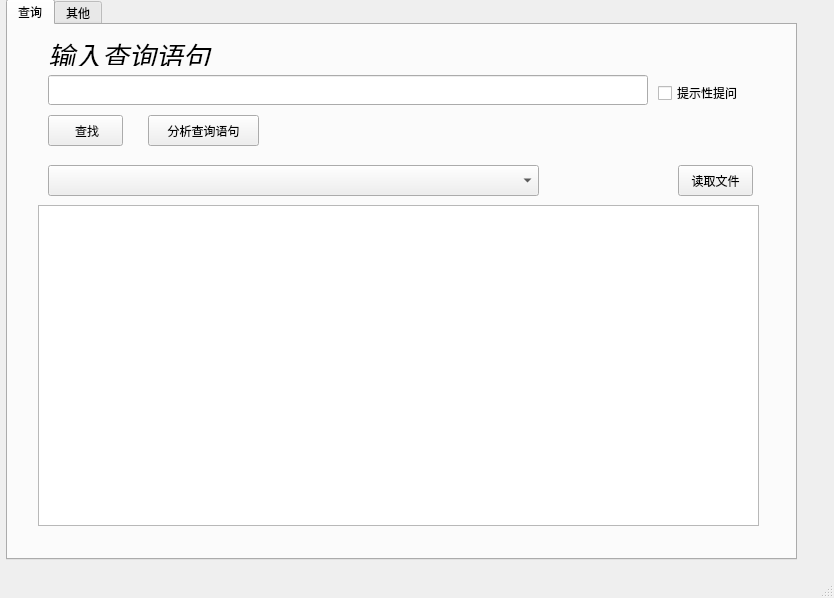
<?xml version="1.0" encoding="UTF-8"?>
<ui version="4.0">
 <class>MainWindow</class>
 <widget class="QMainWindow" name="MainWindow">
  <property name="geometry">
   <rect>
    <x>0</x>
    <y>0</y>
    <width>834</width>
    <height>598</height>
   </rect>
  </property>
  <property name="focusPolicy">
   <enum>Qt::StrongFocus</enum>
  </property>
  <property name="windowTitle">
   <string>MainWindow</string>
  </property>
  <widget class="QWidget" name="centralwidget">
   <widget class="QTabWidget" name="tabWidget1">
    <property name="enabled">
     <bool>true</bool>
    </property>
    <property name="geometry">
     <rect>
      <x>6</x>
      <y>-1</y>
      <width>791</width>
      <height>561</height>
     </rect>
    </property>
    <property name="focusPolicy">
     <enum>Qt::NoFocus</enum>
    </property>
    <property name="styleSheet">
     <string notr="true">font: 75 italic 12pt &quot;Agency FB&quot;;</string>
    </property>
    <property name="currentIndex">
     <number>0</number>
    </property>
    <widget class="QWidget" name="tab_1">
     <attribute name="title">
      <string>查询</string>
     </attribute>
     <widget class="QLineEdit" name="lineEdit1">
      <property name="geometry">
       <rect>
        <x>40</x>
        <y>50</y>
        <width>600</width>
        <height>30</height>
       </rect>
      </property>
     </widget>
     <widget class="QLabel" name="label1">
      <property name="geometry">
       <rect>
        <x>40</x>
        <y>10</y>
        <width>171</width>
        <height>31</height>
       </rect>
      </property>
      <property name="text">
       <string>&lt;html&gt;&lt;head/&gt;&lt;body&gt;&lt;p&gt;&lt;span style=&quot; font-size:20pt; font-style:italic;&quot;&gt;输入查询语句&lt;/span&gt;&lt;/p&gt;&lt;/body&gt;&lt;/html&gt;</string>
      </property>
     </widget>
     <widget class="QPushButton" name="pushButton1">
      <property name="geometry">
       <rect>
        <x>140</x>
        <y>90</y>
        <width>111</width>
        <height>31</height>
       </rect>
      </property>
      <property name="styleSheet">
       <string notr="true">font: 75 italic 12pt &quot;Agency FB&quot;;</string>
      </property>
      <property name="text">
       <string>分析查询语句</string>
      </property>
     </widget>
     <widget class="QPushButton" name="pushButton2">
      <property name="geometry">
       <rect>
        <x>670</x>
        <y>140</y>
        <width>75</width>
        <height>31</height>
       </rect>
      </property>
      <property name="styleSheet">
       <string notr="true">font: 75 italic 12pt &quot;Agency FB&quot;;</string>
      </property>
      <property name="text">
       <string>读取文件</string>
      </property>
     </widget>
     <widget class="QTextEdit" name="textEdit1">
      <property name="geometry">
       <rect>
        <x>30</x>
        <y>180</y>
        <width>721</width>
        <height>321</height>
       </rect>
      </property>
      <property name="styleSheet">
       <string notr="true">font: 12pt &quot;Agency FB&quot;;</string>
      </property>
      <property name="readOnly">
       <bool>true</bool>
      </property>
     </widget>
     <widget class="QPushButton" name="pushButton3">
      <property name="geometry">
       <rect>
        <x>40</x>
        <y>90</y>
        <width>75</width>
        <height>31</height>
       </rect>
      </property>
      <property name="text">
       <string> 查找</string>
      </property>
     </widget>
     <widget class="QCheckBox" name="checkBox1">
      <property name="enabled">
       <bool>true</bool>
      </property>
      <property name="geometry">
       <rect>
        <x>650</x>
        <y>60</y>
        <width>101</width>
        <height>16</height>
       </rect>
      </property>
      <property name="focusPolicy">
       <enum>Qt::NoFocus</enum>
      </property>
      <property name="styleSheet">
       <string notr="true">font: 75 12pt &quot;Agency FB&quot;;</string>
      </property>
      <property name="text">
       <string>提示性提问</string>
      </property>
      <property name="checkable">
       <bool>true</bool>
      </property>
      <property name="checked">
       <bool>false</bool>
      </property>
     </widget>
     <widget class="QComboBox" name="comboBox1">
      <property name="geometry">
       <rect>
        <x>40</x>
        <y>140</y>
        <width>491</width>
        <height>31</height>
       </rect>
      </property>
     </widget>
    </widget>
    <widget class="QWidget" name="tab_2">
     <attribute name="title">
      <string>其他</string>
     </attribute>
    </widget>
   </widget>
  </widget>
  <widget class="QMenuBar" name="menubar">
   <property name="geometry">
    <rect>
     <x>0</x>
     <y>0</y>
     <width>834</width>
     <height>23</height>
    </rect>
   </property>
  </widget>
  <widget class="QStatusBar" name="statusbar"/>
 </widget>
 <tabstops>
  <tabstop>pushButton1</tabstop>
  <tabstop>pushButton2</tabstop>
  <tabstop>lineEdit1</tabstop>
  <tabstop>textEdit1</tabstop>
  <tabstop>tabWidget1</tabstop>
 </tabstops>
 <resources/>
 <connections>
  <connection>
   <sender>pushButton1</sender>
   <signal>clicked()</signal>
   <receiver>MainWindow</receiver>
   <slot>click_ok()</slot>
   <hints>
    <hint type="sourcelabel">
     <x>192</x>
     <y>171</y>
    </hint>
    <hint type="destinationlabel">
     <x>0</x>
     <y>154</y>
    </hint>
   </hints>
  </connection>
  <connection>
   <sender>pushButton2</sender>
   <signal>clicked()</signal>
   <receiver>MainWindow</receiver>
   <slot>click_file_load()</slot>
   <hints>
    <hint type="sourcelabel">
     <x>703</x>
     <y>206</y>
    </hint>
    <hint type="destinationlabel">
     <x>833</x>
     <y>207</y>
    </hint>
   </hints>
  </connection>
  <connection>
   <sender>pushButton3</sender>
   <signal>clicked()</signal>
   <receiver>MainWindow</receiver>
   <slot>click_search()</slot>
   <hints>
    <hint type="sourcelabel">
     <x>86</x>
     <y>161</y>
    </hint>
    <hint type="destinationlabel">
     <x>-38</x>
     <y>181</y>
    </hint>
   </hints>
  </connection>
  <connection>
   <sender>checkBox1</sender>
   <signal>stateChanged(int)</signal>
   <receiver>MainWindow</receiver>
   <slot>check_tips()</slot>
   <hints>
    <hint type="sourcelabel">
     <x>694</x>
     <y>119</y>
    </hint>
    <hint type="destinationlabel">
     <x>926</x>
     <y>154</y>
    </hint>
   </hints>
  </connection>
  <connection>
   <sender>comboBox1</sender>
   <signal>currentIndexChanged(QString)</signal>
   <receiver>MainWindow</receiver>
   <slot>comboBox_index_change()</slot>
   <hints>
    <hint type="sourcelabel">
     <x>203</x>
     <y>201</y>
    </hint>
    <hint type="destinationlabel">
     <x>-38</x>
     <y>221</y>
    </hint>
   </hints>
  </connection>
 </connections>
 <slots>
  <slot>click_ok()</slot>
  <slot>click_file_load()</slot>
  <slot>click_search()</slot>
  <slot>check_tips()</slot>
  <slot>slot1()</slot>
  <slot>comboBox_index_change()</slot>
 </slots>
</ui>
